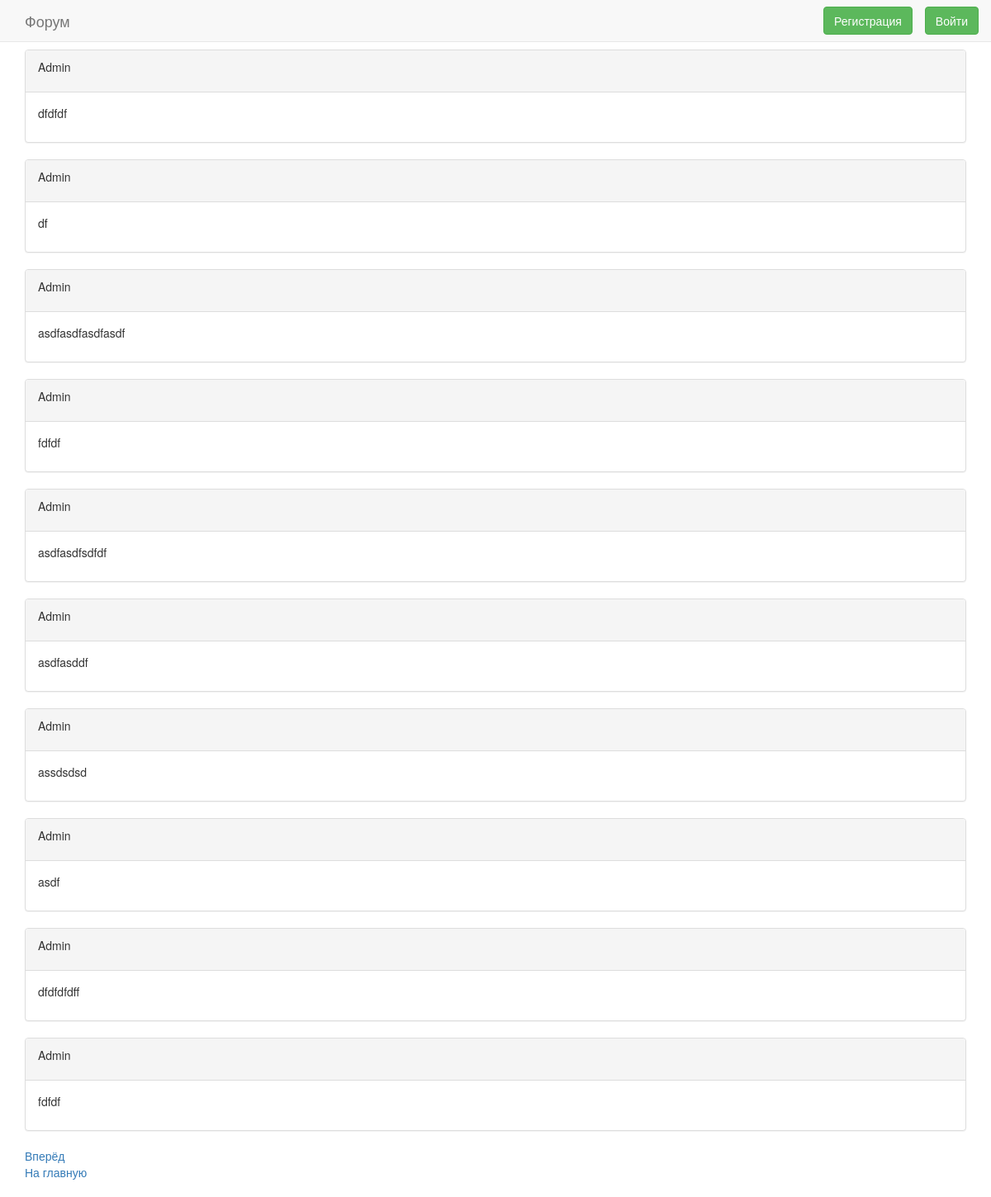
/forum_app/sections/1/1/, run on an earlier commit of the app's database.
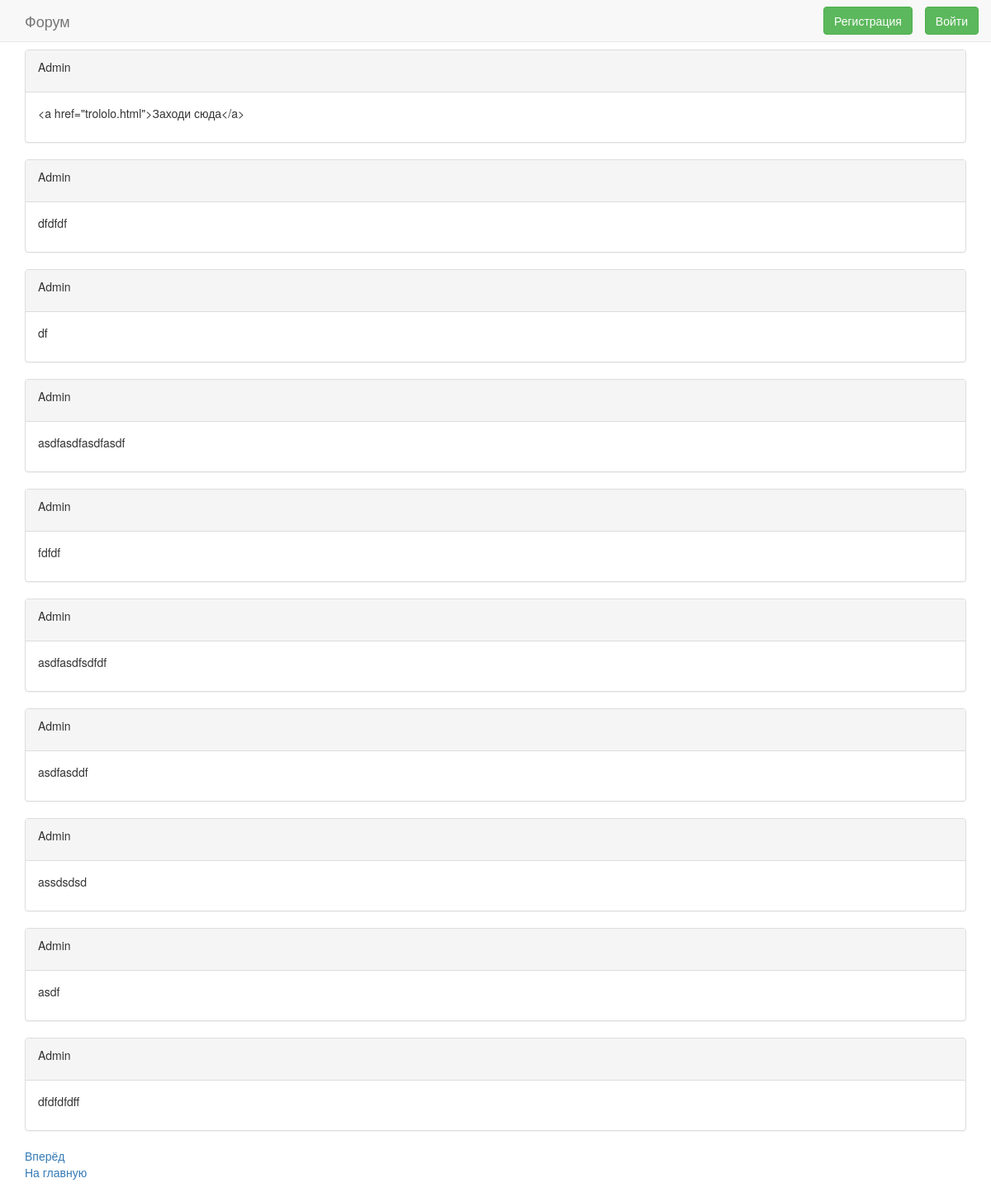
And on a later commit of the database.
### forum_app/models.py (models this page shows)
class Post(models.Model):
    author = models.ForeignKey(django.contrib.auth.models.User, on_delete=models.SET_NULL, null=True)
    data = models.CharField(max_length=100000)

### forum_app/views.py (the view)
# urls.py: url(r'^sections/(?P<section_id>\d+)/(?P<thread_id>[0-9]+)/$', views.thread_view, name='thread'),
def thread_view(request, section_id, thread_id):
    cur_thread = Thread.objects.get(pk=thread_id)
    posts_on_page = cur_thread.posts.all().order_by('-id')
    pages = Paginator(posts_on_page, 10)
    cur_page = 1
    if 'page' in request.GET:
        cur_page = int(request.GET['page'])
    return render(request, 'thread.html', {'thread': cur_thread, 'post_form': PostForm(),
                                           'page': pages.page(cur_page)})

### forum_app/templates/thread.html (shortened to what this page needs)
{% extends "base_generic.html" %}
{% block content %}
    {% for post in page.object_list %}
        <div class="panel panel-default">
            <div class="panel-heading">
                <div class="row">
                    <div class="col-sm-8">
                        <p>{{ post.author.username }}</p>
                    </div>
                    <div class="col-sm-4">
                    </div>
                </div>
            </div>
            <div class="panel-body">
                <p>{{ post.data }}</p>
            </div>
        </div>
    {% endfor %}
    {% if page.has_next %}
        <a href="?page={{ page.next_page_number }}">Вперёд</a>
    {% endif %}
{% endblock %}

### forum_app/templates/base_generic.html (shortened to what this page needs)
<!DOCTYPE html>
<html lang="ru">
<head>
    {% load staticfiles %}
    <link href="{% static 'bootstrap/css/bootstrap.min.css' %}" rel=stylesheet>
</head>
<body>
    <nav class="navbar navbar-default navbar-fixed-top">
      <div class="container">
        <div class="navbar-header">
          <a class="navbar-brand" href="{% url 'index' %}">Форум</a>
        </div>
        <div id="navbar" class="navbar-collapse collapse">
            {% if user.is_authenticated %}
                <form class="navbar-form navbar-right" action="{% url 'logout' %}">
                    <button type="submit" class="btn btn-success navbar-right">Выйти</button>
                </form>
            {% else %}
                <form class="navbar-form navbar-right" action="{% url 'login' %}">
                    <button type="submit" class="btn btn-success navbar-right">Войти</button>
                </form>
                 <form class="navbar-form navbar-right" action="{% url 'registration' %}">
                    <button type="submit" class="btn btn-success navbar-right">Регистрация</button>
                </form>
            {% endif %}
        </div>
      </div>
    </nav>
    <div class="container">
        {% block content %}{% endblock %}
    </div>
    <footer class="footer">
      <div class="container">
          <a href="{% url 'index' %}">На главную</a><br>
      </div>
    </footer>
</body>
</html>

### forum_app/templates/base_generic.html (style rules this page uses)
body { padding-top: 60px; padding-bottom: 20px; }

What changed in the data, as far as the page shows it:
no longer on this page (row unchanged): Post: author.username "Admin", data "fdfdf"
added Post: author.username "Admin", data "<a href=\"trololo.html\">Заходи сюда</a>"
